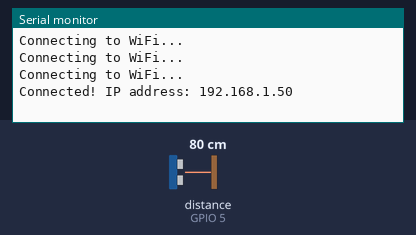
Recording of a sketch running on a simulated ESP8266 (NodeMCU). Parts: the last lines printed to the serial monitor. Inputs (shaded band) come from the test bench; at power-on: distance to the obstacle (sensor on GPIO 5) 80 cm. The echo pulse lasts 58.3 µs per cm; WiFi joins after 1.5 s; servers stay silent unless stated; uploads are accepted with an empty reply.

Above: at 2.7 s.
2.8 s: distance to the obstacle (sensor on GPIO 5) set to 2 cm
At 6.5 s:
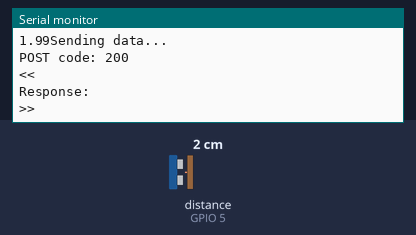
9.7 s: distance to the obstacle (sensor on GPIO 5) set to 4 cm
At 10.17 s:
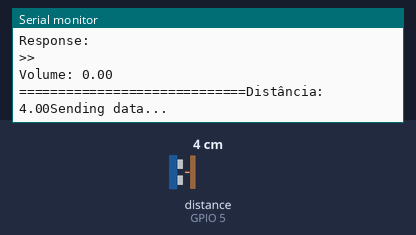

Measured:
- after the input at 2.8 s, the serial monitor: prints a new line after 2.2 s (image 1)
- after the input at 9.7 s, the serial monitor: prints a new line after 0.32 s (image 2)

The sketch:

server.ino
```cpp
#include <ESP8266WiFi.h>
#include <ESP8266HTTPClient.h>
#include <Ultrasonic.h>
#include <cmath>

#ifndef M_PI
#define M_PI 3.14159265358979323846
#endif

#define SERVER_IP "http://10.110.20.198:3050/post-diesel"

// Wifi Configuration
#ifndef SSID
#define SSID "DASS-CORP"
#define PASS "dass7425corp"
#endif

// Sensor Configuration
#define TRIGGER_PIN  13
#define ECHO_PIN     5

Ultrasonic ultrasonic(TRIGGER_PIN, ECHO_PIN);

unsigned long previousMillis = 0;
const long interval = 5000;

float measureVolume(float distance_from_sensor) {
  float h_total = 19.5; // Altura total do cilindro em cm
  double r_um = 9;      // Raio maior do cilindro em cm
  double r_dois = 7.75; // Raio menor do cilindro em cm

  // Calculo do volume total
  float h_filled = 1/3 * h_total * ((M_PI * r_um) + (M_PI * r_dois) + sqrt(r_um * r_dois));

  // Calculo volume atual preenchido
  float v_filled = 1/3 * (h_total - distance_from_sensor) * ((M_PI * r_um) + (M_PI * r_dois) + sqrt(r_um * r_dois));

  Serial.print("Volume: ");
  Serial.println(v_filled / 1000); // Convertendo cm³ para litros

  Serial.print("=============================");

  Serial.println("Distância: ");
  Serial.print(distance_from_sensor);

  return v_filled;
}

void setup() {
  Serial.begin(115200);
  pinMode(TRIGGER_PIN, OUTPUT);
  pinMode(ECHO_PIN, INPUT);

  WiFi.begin(SSID, PASS);
  while (WiFi.status() != WL_CONNECTED) {
    delay(500);
    Serial.println("Connecting to WiFi...");
  }
  Serial.println("");
  Serial.print("Connected! IP address: ");
  Serial.println(WiFi.localIP());
}

void loop() {
  delay(50);

  unsigned long currentMillis = millis();

  if (currentMillis - previousMillis >= interval) {
    previousMillis = currentMillis;

    if (WiFi.status() == WL_CONNECTED) {
      WiFiClient client;
      HTTPClient http;

      // Sensor Measuring
      digitalWrite(TRIGGER_PIN, LOW);
      delayMicroseconds(2);
      digitalWrite(TRIGGER_PIN, HIGH);
      delayMicroseconds(10);
      digitalWrite(TRIGGER_PIN, LOW);

      long duration = pulseIn(ECHO_PIN, HIGH);
      float distance = duration * 0.0343 / 2;
      float volume = measureVolume(distance);

      if (distance == 0) {
        Serial.println("Erro no sensor");
      } else {
        http.begin(client, SERVER_IP);
        http.addHeader("Content-Type", "application/json");

        Serial.print("Sending data...\n");

        // Data to send with HTTP POST
        char dieselData[100];
        snprintf(dieselData, sizeof(dieselData), "{\"nivel\":%.4f,\"unidade_dass\":1}", volume);


        // Send HTTP POST request
        int httpResponseCode = http.POST(dieselData);


        // Check the returning code
        if (httpResponseCode > 0) {
          // HTTP header has been sent and Server response header has been handled
          Serial.printf("POST code: %d\n", httpResponseCode);

          if (httpResponseCode == HTTP_CODE_OK) {
            const String& result = http.getString();
            Serial.println("<<");
            Serial.print("Response: ");
            Serial.println(result);
            Serial.println(">>");
          }

        } else {
          Serial.print("Error on sending POST: ");
          Serial.println(http.errorToString(httpResponseCode).c_str());
        }

        http.end();
      }
    } else {
      Serial.println("WiFi Disconnected");
    }
  }
}
```
